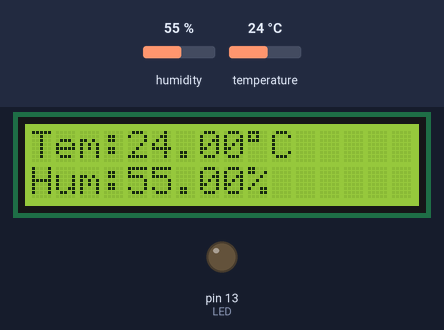
Recording of a sketch running on a simulated Arduino Uno, built with avr-gcc and run on an emulated ATmega328P. Parts: 16×2 character LCD, output pins drawn as LEDs (lit = HIGH). Inputs (shaded band) come from the test bench; at power-on: temperature 24 °C, humidity 55 %. What the sketch prints to the serial monitor is not drawn.

Above: at 1.2 s.
1.3 s: temperature set to 28 °C
At 3.1 s:
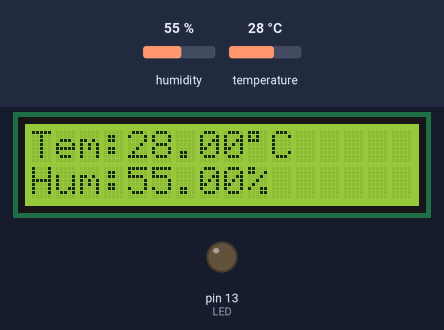
4.0 s: temperature set to 31 °C
At 5.2 s:
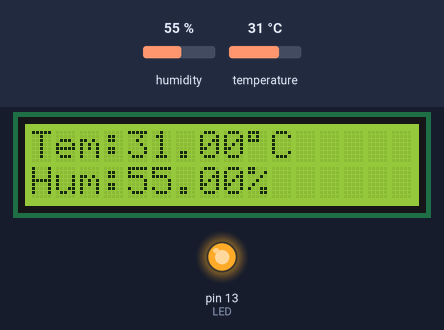
6.7 s: humidity set to 22 %
At 9.4 s:
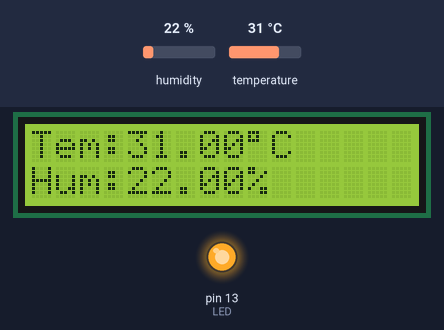
9.7 s: humidity set to 40 %
At 11.7 s:
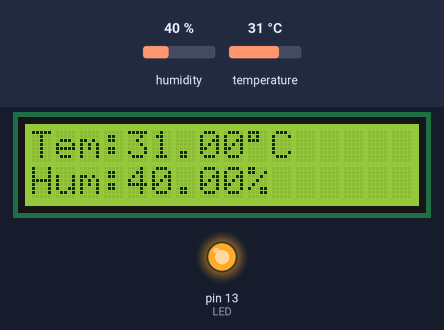
Timing chart, 0 to 13.2 s (numbered marks = the images above; inputs shaded):
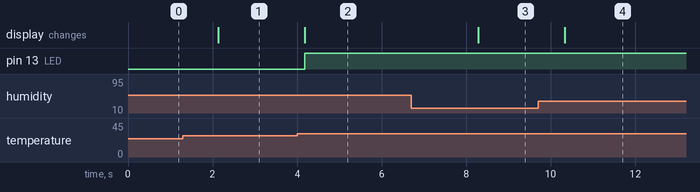

The sketch:

06_LCDtemp.ino
```cpp
#include <DHT.h>
#include <DHT_U.h>
#include <LiquidCrystal.h>

const int rs = 6, en = 7, d4 = 9, d5 = 10, d6 = 11, d7 = 12;
LiquidCrystal lcd(rs,en,d4,d5,d6,d7);

int DHTPIN = 2;
int DHTTYPE = DHT11;
int LED = 13;

DHT dhtSensor(DHTPIN, DHTTYPE);

void setup(){
  Serial.begin(9600);
  dhtSensor.begin();
  pinMode(LED,OUTPUT);
  lcd.begin(16, 2);
  lcd.clear();
}

void loop(){
  float t = dhtSensor.readTemperature();
  float h = dhtSensor.readHumidity();

  if (isnan(h) || isnan(t)){
    Serial.println("Failed to read from DHT sensor!");
    return;
  }
  lcd.setCursor(0, 0);
  lcd.print("Tem:");
  lcd.print(t);
  lcd.write(223);
  lcd.print('C');

  lcd.setCursor(0, 1);
  lcd.print("Hum:");
  lcd.print(h);
  lcd.print('%');

  Serial.print("Tem:");
  Serial.print(t);
  Serial.print(" ℃");
  Serial.print('\t');
  Serial.print("Hum:");
  Serial.print(h);
  Serial.println(" %");

  if(t >= 30.0) digitalWrite(LED,HIGH);
  else digitalWrite(LED,LOW);
}
```

Measured:
- the behaviour switches between 29 and 30 °C on temperature (found by bisection; images 1 and 2)
- after the input at 1.3 s, the display: changes after 0.83 s (image 1)
- after the input at 4.0 s, pin 13 (LED): LOW → HIGH after 0.18 s; the display: changes after 0.18 s (image 2)
- after the input at 6.7 s, the display: changes after 1.6 s (image 3)
- after the input at 9.7 s, the display: changes after 0.63 s (image 4)
